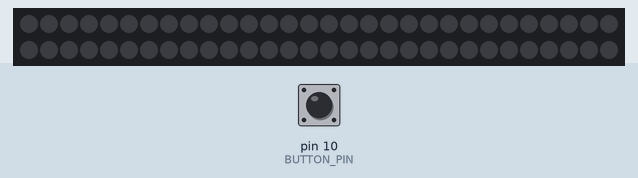
The sketch below on a simulated Arduino Uno, built with avr-gcc and run on an emulated ATmega328P. Shown: 60 RGB LEDs in strip order, left to right, continuing on the next row. The test bench sets the inputs (shaded band); at power-on: pin 10 (BUTTON_PIN) HIGH. Dim RGB values are drawn brighter than linear.

Above: at 1.2 s.
1.3 s: pin 10 (BUTTON_PIN) pulled LOW for 0.15 s
At 2.7 s:
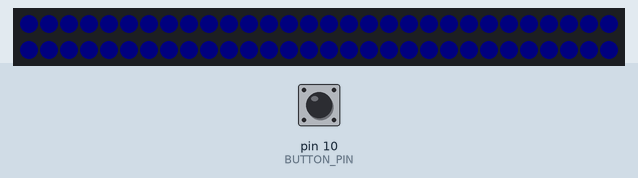
3.0 s: pin 10 (BUTTON_PIN) pulled LOW for 0.15 s
At 4.0 s:
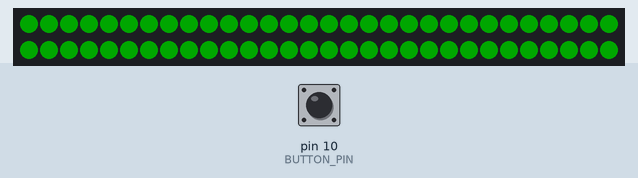
4.7 s: pin 10 (BUTTON_PIN) pulled LOW for 0.15 s
At 5.3 s:
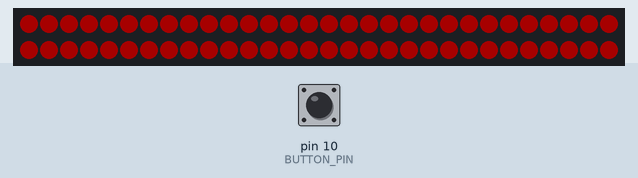
6.4 s: pin 10 (BUTTON_PIN) pulled LOW for 1 s
At 8.4 s:
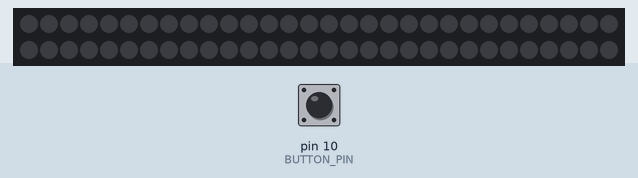
Timing chart, 0 to 9.9 s (numbered marks = the images above; inputs shaded):
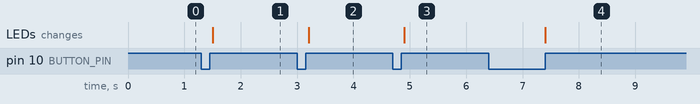

Measured:
- after the input at 1.3 s, the LEDs: change after 0.20 s (image 1)
- after the input at 3.0 s, the LEDs: change after 0.20 s (image 2)
- after the input at 4.7 s, the LEDs: change after 0.20 s (image 3)
- after the input at 6.4 s, the LEDs: change after 1.0 s (image 4)

The sketch:

_7_ButtonPressLength.ino
```cpp
// This program will setup the board attached to the BlinkyTape and display one
// color all across the LEDs. When you push the button briefly it will change
// to a new color and wait for you to push the button again. If you hold
// the button down for 1 second it will turn off the LEDs by setting
// the brightness to zero.

// This will show you how you can use the button
// How to trigger an action after holding the button for a given length of time

#include <FastLED.h>  // The FastLED libraries which talk to the LEDs

#define BUTTON_PIN 10 // The pin on the board to which the button is connected
#define PIN_SIGNAL 13 // The pin on the board to which the lights are connected
#define LED_COUNT 60 // BlinkyTape has 60 LEDs!

struct CRGB leds[LED_COUNT]; // this struct contains 60 CRGB one for each LED
                            // FAST LED uses this to set the colors

int colorID = 1; // is an ID we're going to use to pick what color to show.
                 // IDs are nice because you can do math on them, like
                 // increment them by one colorID++

uint8_t lastButtonState = 1; // This will track what the state of the button
                             // was when we last saw it. Our button is LOW or 0
                             // for pressed and HIGH or 1 for not pressed. We'll
                             // start with saying the button was NOT pressed.

int longPressLength = 10; // 10 will equal one second when we're done
                          // looping with a delay of 100 milliseconds
                          // Remember: 10 * 100 = 1000 milliseconds or 1 seconds


// Everything in setup() is run 1 time before loop() runs
void setup(){
  LEDS.addLeds<WS2812B, PIN_SIGNAL, GRB>(leds, LED_COUNT); // BlinkyBoard Config
  LEDS.showColor(CRGB(0, 0, 0)); // OFF
                                 // Start with all the lights off
  LEDS.setBrightness(40); // Mid Level Brightness
  pinMode(BUTTON_PIN, INPUT_PULLUP); // The mode of pin for the button
}

// This is a function. Notice it is outside the Setup or the loop functions.
// We can call this inside those functions.
// This is the function that increments the colorID and changes the color
void changeColor(){
  if (colorID < 3){  // This part increments the colorID
    colorID++;
    } else {
      colorID = 1;
    }
  switch (colorID){
    case 1:
        // Red
      for( int k=0; k<LED_COUNT; k++) {
        leds[k] = CRGB( 255, 0, 0);
        }
      break;
    case 2:
      // Blue
      for( int k=0; k<LED_COUNT; k++) {
        leds[k] = CRGB( 0, 0, 25);
        }
      break;
    case 3:
      // Green
      for( int k=0; k<LED_COUNT; k++) {
        leds[k] = CRGB( 0, 255, 0);
        }
      break;
    }
  LEDS.show(); // Send the current color to the BlinkyTape
  }


// loop() runs continuously as long as power is supplied.
// This where we make the BlinkyTape do things, where we can call other
// functions, wait for button presses, etc.

void loop() {
// Our LEDs will be OFF when we start. When we push the button,
// they will change to the next color.

    // Get the state of the button and  store that in buttonState
  uint8_t buttonState = digitalRead(BUTTON_PIN);

  // Here's how this reads in English:
  // If the button state is not the same as the last time we checked and the
  // button state is pressed (low / 0) Start counting and every 100
  // milliseconds check again. If that happens 10 times,  (if pressLength)
  // reaches 10 (1 second), turn off the LEDS. If the button is not pressed
  // and it was pressed,  change the color and  increment colorID by 1 else
  // set colorID to 1. In all other cases, just store the current button
  // state in the last button state


  // Load this on your BlinkyTape and push the button!

  if((buttonState != lastButtonState) && (buttonState == 0)) {
    int pressLength=0;
    while (digitalRead(BUTTON_PIN) == LOW && pressLength < 10)
      {
        delay(100);
        pressLength++;
      }
      if (pressLength < 10) {
        changeColor();
      } else {
        LEDS.showColor(CRGB(0, 0, 0)); // Lights OFF
        lastButtonState = buttonState;
      }
  } else {
  lastButtonState = buttonState;
  }
}
```
